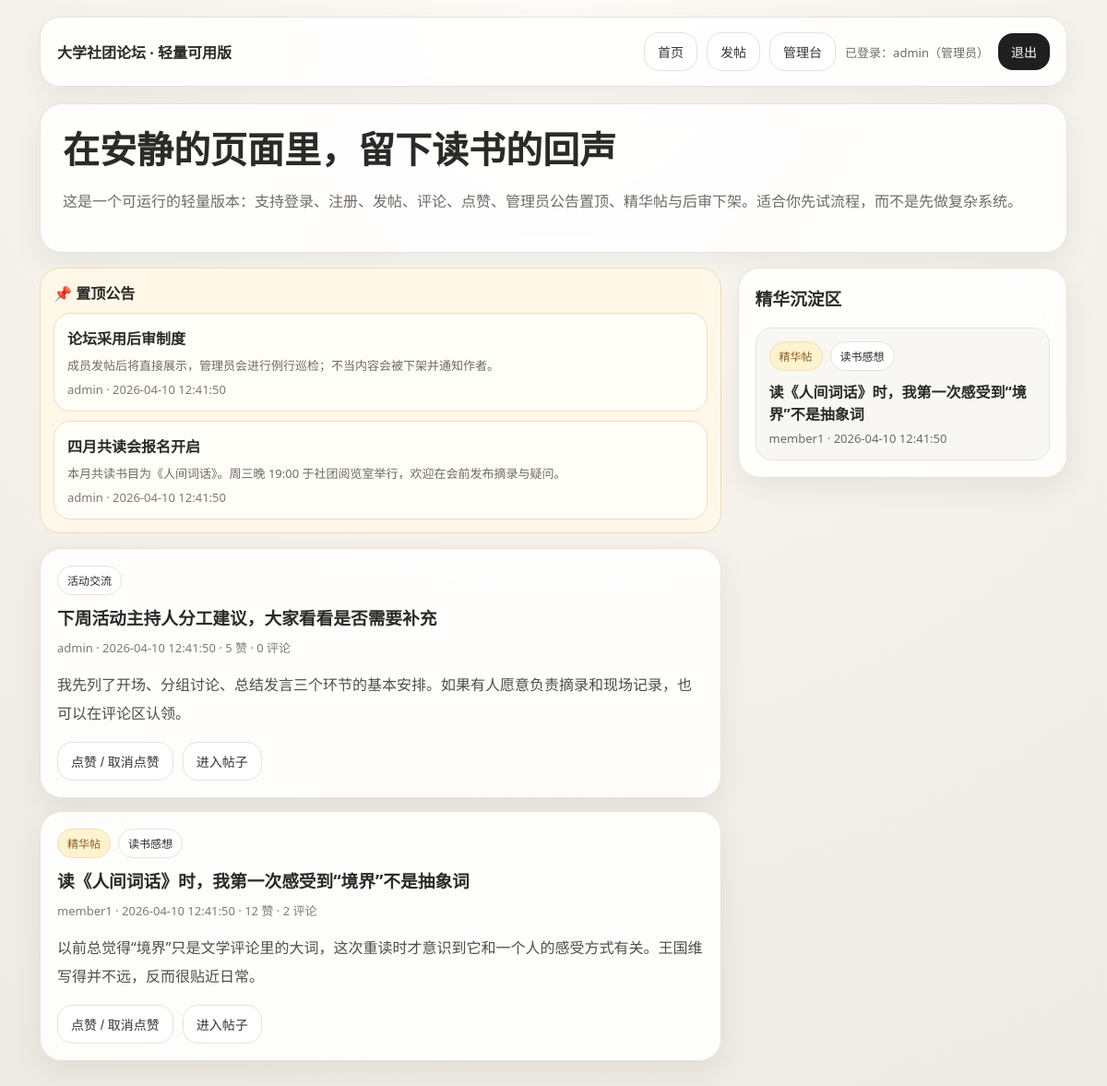
The page / (signed in) on the database its author committed.
### tables this page shows
CREATE TABLE announcements (
        id INTEGER PRIMARY KEY AUTOINCREMENT,
        title TEXT NOT NULL,
        body TEXT NOT NULL,
        author_id INTEGER,
        is_active INTEGER NOT NULL DEFAULT 1,
        created_at TIMESTAMP DEFAULT CURRENT_TIMESTAMP,
        FOREIGN KEY(author_id) REFERENCES users(id)
    );

CREATE TABLE users (
        id INTEGER PRIMARY KEY AUTOINCREMENT,
        username TEXT UNIQUE NOT NULL,
        password_hash TEXT NOT NULL,
        role TEXT NOT NULL DEFAULT 'member',
        created_at TIMESTAMP DEFAULT CURRENT_TIMESTAMP
    );

CREATE TABLE posts (
        id INTEGER PRIMARY KEY AUTOINCREMENT,
        title TEXT NOT NULL,
        body TEXT NOT NULL,
        section TEXT NOT NULL,
        user_id INTEGER NOT NULL,
        is_featured INTEGER NOT NULL DEFAULT 0,
        is_hidden INTEGER NOT NULL DEFAULT 0,
        likes_count INTEGER NOT NULL DEFAULT 0,
        created_at TIMESTAMP DEFAULT CURRENT_TIMESTAMP,
        FOREIGN KEY(user_id) REFERENCES users(id)
    );

### app.py (the view)
@app.route("/")
def index():
    db = get_db()
    announcements = db.execute("""
        SELECT a.*, u.username AS author_name
        FROM announcements a LEFT JOIN users u ON a.author_id=u.id
        WHERE a.is_active=1
        ORDER BY a.created_at DESC, a.id DESC
        LIMIT 3
    """).fetchall()
    featured = db.execute("""
        SELECT p.*, u.username
        FROM posts p JOIN users u ON p.user_id=u.id
        WHERE p.is_hidden=0 AND p.is_featured=1
        ORDER BY p.created_at DESC, p.id DESC
        LIMIT 5
    """).fetchall()
    posts = db.execute("""
        SELECT p.*, u.username,
               (SELECT COUNT(*) FROM comments c WHERE c.post_id=p.id AND c.is_hidden=0) AS comments_count
        FROM posts p JOIN users u ON p.user_id=u.id
        WHERE p.is_hidden=0
        ORDER BY p.created_at DESC, p.id DESC
    """).fetchall()
    return render_template("index.html", announcements=announcements, featured=featured, posts=posts)

### app.py (called while the page is built)
def get_db():
    if "db" not in g:
        g.db = sqlite3.connect(DB_PATH)
        g.db.row_factory = sqlite3.Row
    return g.db

@app.context_processor
def inject_user():
    return {"current_user": {"id": session.get("user_id"), "username": session.get("username"), "role": session.get("role")}}

### templates/index.html
{% extends "base.html" %}
{% block content %}
<div class="card hero">
  <h1>在安静的页面里，留下读书的回声</h1>
  <p>这是一个可运行的轻量版本：支持登录、注册、发帖、评论、点赞、管理员公告置顶、精华帖与后审下架。适合你先试流程，而不是先做复杂系统。</p>
</div>
<div class="grid">
  <section>
    <div class="announce sticky">
      <strong>📌 置顶公告</strong>
      {% for item in announcements %}
      <div class="announce-item">
        <h4>{{ item.title }}</h4>
        <div class="small">{{ item.body }}</div>
        <div class="meta" style="margin-top:8px;">{{ item.author_name or '管理员' }} · {{ item.created_at }}</div>
      </div>
      {% endfor %}
    </div>
    {% for post in posts %}
      <div class="card post">
        <div class="tags">
          {% if post.is_featured %}<span class="tag featured">精华帖</span>{% endif %}
          <span class="tag">{{ post.section }}</span>
        </div>
        <h3 style="margin:0 0 10px;"><a href="{{ url_for('post_detail', post_id=post.id) }}">{{ post.title }}</a></h3>
        <div class="meta">{{ post.username }} · {{ post.created_at }} · {{ post.likes_count }} 赞 · {{ post.comments_count }} 评论</div>
        <p style="line-height:1.9; color:#514c45;">{{ post.body[:140] }}{% if post.body|length > 140 %}...{% endif %}</p>
        <div class="actions">
          <form method="post" action="{{ url_for('like_post', post_id=post.id) }}">
            <button type="submit" class="btn secondary">点赞 / 取消点赞</button>
          </form>
          <a class="btn-link secondary" href="{{ url_for('post_detail', post_id=post.id) }}">进入帖子</a>
        </div>
      </div>
    {% else %}
      <div class="card post">还没有帖子，去发第一篇吧。</div>
    {% endfor %}
  </section>
  <aside>
    <div class="card side-card">
      <h3>精华沉淀区</h3>
      {% for item in featured %}
      <div class="archive-item">
        <div class="tags">
          <span class="tag featured">精华帖</span>
          <span class="tag">{{ item.section }}</span>
        </div>
        <div><strong><a href="{{ url_for('post_detail', post_id=item.id) }}">{{ item.title }}</a></strong></div>
        <div class="small" style="margin-top:6px;">{{ item.username }} · {{ item.created_at }}</div>
      </div>
      {% else %}
      <div class="archive-item">暂时还没有精华帖。</div>
      {% endfor %}
    </div>
  </aside>
</div>
{% endblock %}

### templates/base.html (style rules this page uses)
:root { --bg1:#fefcf8; --bg2:#f4f1ea; --bg3:#edeae3; --card:#ffffffdd; --line:#e8e2d8; --text:#2c2a28; --muted:#6f6a62; --green:#1f5a47; --amber:#8b5e22; --stone:#f7f5f1; --shadow:0 10px 30px rgba(63,54,41,.08); --radius:24px; }
* { box-sizing:border-box }
body { margin:0; font-family:"PingFang SC","Microsoft YaHei","Noto Sans SC",system-ui,sans-serif; color:var(--text); background: radial-gradient(circle at top, var(--bg1), var(--bg2), var(--bg3)); }
a { color:inherit;text-decoration:none }
.btn,.btn-link,button { border:none;border-radius:16px;padding:10px 14px;background:#1f1f1f;color:#fff;cursor:pointer;font-size:14px; }
.btn.secondary,.btn-link.secondary { background:#fff;color:#333;border:1px solid var(--line) }
.btn-link { display:inline-block }
.card { background:var(--card);border:1px solid var(--line);border-radius:var(--radius); box-shadow:var(--shadow);backdrop-filter:blur(10px); }
.hero { padding:24px;margin-bottom:16px }
.hero h1 { margin:0;font-size:40px;line-height:1.25 }
.hero p { color:var(--muted);line-height:1.9 }
.grid { display:grid;grid-template-columns:1.55fr .75fr;gap:18px }
.sticky { position:sticky;top:0;z-index:20 }
.announce { padding:14px;background:#fff8e8;border:1px solid #ecdcae;border-radius:22px;margin-bottom:16px }
.announce-item { background:#fffdf8;border:1px solid #efdfb5;border-radius:18px;padding:14px;margin-top:10px }
.announce-item h4 { margin:0 0 8px }
.post { padding:18px;margin-bottom:14px }
.meta { color:#807970;font-size:13px }
.tags { display:flex;gap:8px;flex-wrap:wrap;margin-bottom:10px }
.tag { display:inline-flex;border-radius:999px;padding:6px 10px;background:#fff;border:1px solid var(--line);font-size:12px }
.tag.featured { background:#fff3cf;color:var(--amber);border-color:#f0dfb3 }
.side-card { padding:18px }
.side-card h3 { margin-top:0 }
.archive-item { background:#f9f7f3;border:1px solid var(--line);border-radius:18px;padding:14px;margin-top:10px }
.actions { display:flex;gap:10px;flex-wrap:wrap;margin-top:14px }
.small { font-size:13px;color:var(--muted) }

### rows shown on the page
announcements: title "论坛采用后审制度", body "成员发帖后将直接展示，管理员会进行例行巡检；不当内容会被下架并通知作者。", username "admin", created_at "2026-04-10 12:41:50"
announcements: title "四月共读会报名开启", body "本月共读书目为《人间词话》。周三晚 19:00 于社团阅览室举行，欢迎在会前发布摘录与疑问。", username "admin", created_at "2026-04-10 12:41:50"
posts: section "活动交流", title "下周活动主持人分工建议，大家看看是否需要补充", username "admin", created_at "2026-04-10 12:41:50", likes_count "5", comments_count "0", body "我先列了开场、分组讨论、总结发言三个环节的基本安排。如果有人愿意负责摘录和现场记录，也可以在评论区认领。"
posts: is_featured "精华帖", section "读书感想", title "读《人间词话》时，我第一次感受到“境界”不是抽象词", username "member1", created_at "2026-04-10 12:41:50", likes_count "12", comments_count "2", body "以前总觉得“境界”只是文学评论里的大词，这次重读时才意识到它和一个人的感受方式有关。王国维写得并不远，反而很贴近日常。"

### other values the page prints
{{ current_user.username }} "admin"
{{ '管理员' if current_user.role=='admin' else '成员' }} "管理员"
